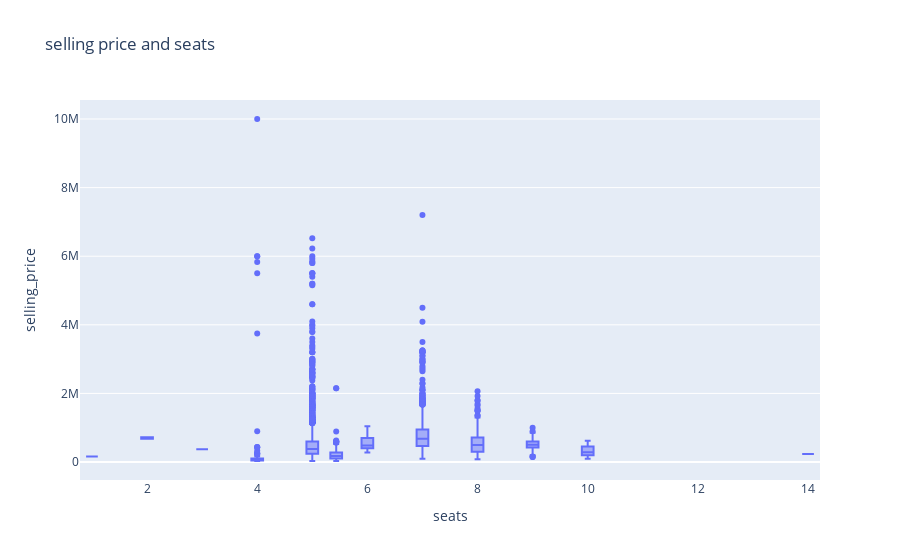

Source (notebook cell):
### Code cell
box_fig = px.box(df, x='seats', y='selling_price', title='selling price and seats')
box_fig.show()

### Figure 1 — Plotly figure (JSON) as saved in the notebook; plotly's stock layout.template omitted (floating-point values rounded to 4 significant figures; data arrays with more than 128 entries replaced by an {"elided": "..."} marker saying what was removed)
{"data": [{"alignmentgroup": "True", "hovertemplate": "seats=%{x}<br>selling_price=%{y}<extra></extra>", "legendgroup": "", "marker": {"color": "#636efa"}, "name": "", "notched": false, "offsetgroup": "", "orientation": "v", "showlegend": false, "type": "box", "x": {"elided": "6926 float values"}, "x0": " ", "xaxis": "x", "y": {"elided": "6926 int values"}, "y0": " ", "yaxis": "y"}], "layout": {"autosize": true, "boxmode": "group", "legend": {"tracegroupgap": 0}, "title": {"text": "selling price and seats"}, "xaxis": {"anchor": "y", "autorange": true, "domain": [0, 1], "range": [0.7829, 14.22], "title": {"text": "seats"}, "type": "linear"}, "yaxis": {"anchor": "x", "autorange": true, "domain": [0, 1], "range": [-523900.0, 10550000.0], "title": {"text": "selling_price"}, "type": "linear"}}}
